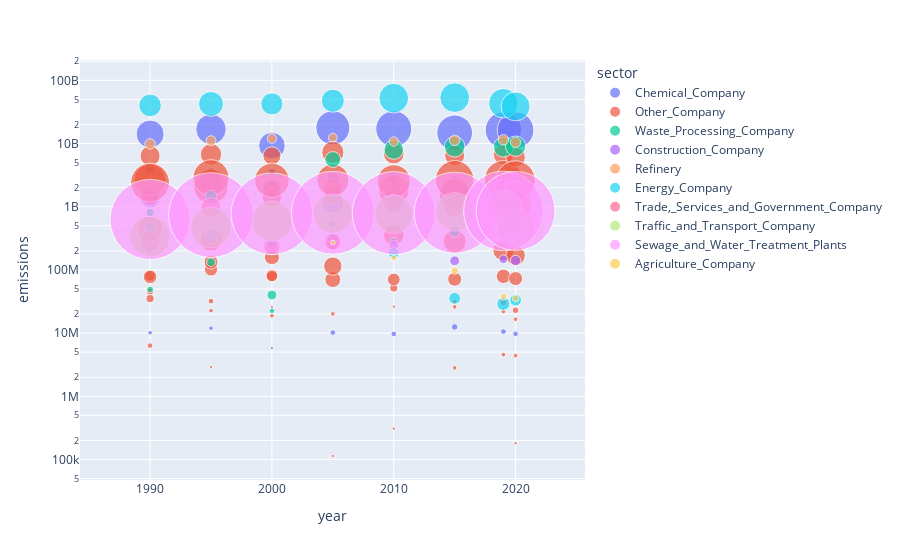

The notebook cell saved with this chart:
### Code cell
pollutionPerYearPerSubsector['sector'] = pollutionPerYearPerSubsector['sector'].str.replace('http://www.example.org/', '')
pollutionPerYearPerSubsector['subsector'] = pollutionPerYearPerSubsector['subsector'].str.replace('http://www.example.org/', '')

px.scatter(pollutionPerYearPerSubsector, x="year", y="emissions",
	         size="companies", color="sector",
                 hover_name="subsector", log_y=True,size_max=60)

### Figure 1 — Plotly figure (JSON) as saved in the notebook; plotly's stock layout.template omitted (floating-point values rounded to 4 significant figures)
{"data": [{"hovertemplate": "<b>%{hovertext}</b><br><br>sector=Chemical_Company<br>year=%{x}<br>emissions=%{y}<br>companies=%{marker.size}<extra></extra>", "hovertext": ["Pesticide_Company", "Fertilizer_Company", "Miscellaneous_Chemical_Company", "Basic_Products_Chemical_Company", "Pesticide_Company", "Fertilizer_Company", "Miscellaneous_Chemical_Company", "Basic_Products_Chemical_Company", "Pesticide_Company", "Fertilizer_Company", "Miscellaneous_Chemical_Company", "Basic_Products_Chemical_Company", "Pesticide_Company", "Fertilizer_Company", "Miscellaneous_Chemical_Company", "Basic_Products_Chemical_Company", "Pesticide_Company", "Fertilizer_Company", "Miscellaneous_Chemical_Company", "Basic_Products_Chemical_Company", "Pesticide_Company", "Fertilizer_Company", "Miscellaneous_Chemical_Company", "Basic_Products_Chemical_Company", "Pesticide_Company", "Fertilizer_Company", "Miscellaneous_Chemical_Company", "Basic_Products_Chemical_Company", "Pesticide_Company", "Fertilizer_Company", "Miscellaneous_Chemical_Company", "Basic_Products_Chemical_Company"], "legendgroup": "Chemical_Company", "marker": {"color": "#636efa", "size": [2, 7, 37, 72, 2, 8, 44, 85, 1, 5, 33, 65, 3, 12, 43, 106, 3, 16, 41, 119, 4, 10, 56, 117, 3, 14, 53, 122, 3, 14, 59, 123], "sizemode": "area", "sizeref": 0.1833, "symbol": "circle"}, "mode": "markers", "name": "Chemical_Company", "orientation": "h", "showlegend": true, "type": "scatter", "x": [1990, 1990, 1990, 1990, 1995, 1995, 1995, 1995, 2000, 2000, 2000, 2000, 2005, 2005, 2005, 2005, 2010, 2010, 2010, 2010, 2015, 2015, 2015, 2015, 2019, 2019, 2019, 2019, 2020, 2020, 2020, 2020], "xaxis": "x", "y": [10141829, 3908000000.0, 1392613310, 14141106392, 11971754, 3506000000.0, 2437000000.0, 16820000000.0, 5827000.0, 3550000000.0, 1958315109, 9249000000.0, 10200000.0, 2855000000.0, 1188000000.0, 17730000000.0, 9717582, 2907000000.0, 1169000000.0, 17100000000.0, 12540000.0, 2605004371, 1775000000.0, 14740000000.0, 10568661, 2275000000.0, 1926000000.0, 16340000000.0, 9748730, 3192560169, 1850000000.0, 16280000000.0], "yaxis": "y"}, {"hovertemplate": "<b>%{hovertext}</b><br><br>sector=Other_Company<br>year=%{x}<br>emissions=%{y}<br>companies=%{marker.size}<extra></extra>", "hovertext": ["Leather_Company", "Graphical_Company", "Woodworking_Company", "Textile_and_Carpet_Company", "Rubber_and_Plastic_Processing_Company", "Paper_Company", "Base_Metal_Company", "Metal_Electro_Company", "Food_and_Stimulant_Company", "Construction_Material_Company", "Leather_Company", "Woodworking_Company", "Graphical_Company", "Rubber_and_Plastic_Processing_Company", "Textile_and_Carpet_Company", "Paper_Company", "Base_Metal_Company", "Metal_Electro_Company", "Construction_Material_Company", "Food_and_Stimulant_Company", "Graphical_Company", "Woodworking_Company", "Textile_and_Carpet_Company", "Rubber_and_Plastic_Processing_Company", "Metal_Electro_Company", "Paper_Company", "Base_Metal_Company", "Construction_Material_Company", "Food_and_Stimulant_Company", "Leather_Company", "Graphical_Company", "Metal_Electro_Company", "Textile_and_Carpet_Company", "Construction_Material_Company", "Rubber_and_Plastic_Processing_Company", "Paper_Company", "Base_Metal_Company", "Food_and_Stimulant_Company", "Woodworking_Company", "Graphical_Company", "Textile_and_Carpet_Company", "Rubber_and_Plastic_Processing_Company", "Paper_Company", "Metal_Electro_Company", "Base_Metal_Company", "Construction_Material_Company", "Food_and_Stimulant_Company", "Woodworking_Company", "Graphical_Company", "Textile_and_Carpet_Company", "Rubber_and_Plastic_Processing_Company", "Paper_Company", "Base_Metal_Company", "Metal_Electro_Company", "Construction_Material_Company", "Food_and_Stimulant_Company", "Woodworking_Company", "Graphical_Company", "Textile_and_Carpet_Company", "Rubber_and_Plastic_Processing_Company", "Paper_Company", "Base_Metal_Company", "Metal_Electro_Company", "Construction_Material_Company", "Food_and_Stimulant_Company", "Leather_Company", "Woodworking_Company", "Graphical_Company", "Textile_and_Carpet_Company", "Rubber_and_Plastic_Processing_Company", "Paper_Company", "Metal_Electro_Company", "Base_Metal_Company", "Construction_Material_Company", "Food_and_Stimulant_Company"], "legendgroup": "Other_Company", "marker": {"color": "#EF553B", "size": [3, 5, 6, 10, 17, 25, 37, 60, 93, 138, 1, 2, 3, 16, 18, 22, 42, 45, 109, 119, 1, 2, 11, 13, 21, 26, 30, 34, 109, 1, 2, 15, 23, 28, 31, 31, 45, 95, 1, 1, 6, 15, 27, 39, 39, 85, 101, 2, 2, 2, 18, 30, 37, 49, 89, 135, 2, 2, 4, 19, 31, 37, 41, 88, 132, 1, 2, 2, 4, 18, 30, 35, 35, 86, 142], "sizemode": "area", "sizeref": 0.1833, "symbol": "circle"}, "mode": "markers", "name": "Other_Company", "orientation": "h", "showlegend": true, "type": "scatter", "x": [1990, 1990, 1990, 1990, 1990, 1990, 1990, 1990, 1990, 1990, 1995, 1995, 1995, 1995, 1995, 1995, 1995, 1995, 1995, 1995, 2000, 2000, 2000, 2000, 2000, 2000, 2000, 2000, 2000, 2005, 2005, 2005, 2005, 2005, 2005, 2005, 2005, 2005, 2010, 2010, 2010, 2010, 2010, 2010, 2010, 2010, 2010, 2015, 2015, 2015, 2015, 2015, 2015, 2015, 2015, 2015, 2019, 2019, 2019, 2019, 2019, 2019, 2019, 2019, 2019, 2020, 2020, 2020, 2020, 2020, 2020, 2020, 2020, 2020, 2020], "xaxis": "x", "y": [6340816, 45654691, 35201279, 80612169, 77630511, 1409067591, 6379399584, 452109225, 2687040554, 2406539886, 2921000.0, 22683500, 32076397, 101700000.0, 133400000.0, 1668000000.0, 6732000000.0, 298900000.0, 2095000000.0, 2875000000.0, 25920000, 18787500, 78440000.0, 81125600, 159600000.0, 1963879999, 6390943237, 1400148643, 2609426450, 113609, 20170000.0, 270800000.0, 70240000.0, 1514000000.0, 115000000.0, 1976000000.0, 7265000000.0, 2637000000.0, 308000, 26250000.0, 51890000.0, 70510000.0, 1625000000.0, 358900000.0, 6913000000.0, 1827000000.0, 2527000000.0, 2822927, 26004110, 31675590, 71400000.0, 1233000000.0, 6492000000.0, 282300000.0, 1593000000.0, 2673000000.0, 4566420, 22027947, 30787330, 79220000.0, 1213000000.0, 6672000000.0, 203900000.0, 1126000000.0, 2693000000.0, 181602, 4400295, 16592621, 22960604, 72960000.0, 1173000000.0, 168400000.0, 6071000000.0, 1036000000.0, 2603000000.0], "yaxis": "y"}, {"hovertemplate": "<b>%{hovertext}</b><br><br>sector=Waste_Processing_Company<br>year=%{x}<br>emissions=%{y}<br>companies=%{marker.size}<extra></extra>", "hovertext": ["Miscellaneous_Waste_Company", "Waste_Incineration_Plant", "Miscellaneous_Waste_Company", "Waste_Incineration_Plant", "Miscellaneous_Waste_Company", "Waste_Incineration_Plant", "Miscellaneous_Waste_Company", "Waste_Incineration_Plant", "Miscellaneous_Waste_Company", "Waste_Incineration_Plant", "Miscellaneous_Waste_Company", "Waste_Incineration_Plant", "Miscellaneous_Waste_Company", "Waste_Incineration_Plant", "Miscellaneous_Waste_Company", "Waste_Incineration_Plant"], "legendgroup": "Waste_Processing_Company", "marker": {"color": "#00cc96", "size": [4, 6, 7, 13, 3, 9, 5, 23, 5, 35, 10, 39, 12, 37, 10, 38], "sizemode": "area", "sizeref": 0.1833, "symbol": "circle"}, "mode": "markers", "name": "Waste_Processing_Company", "orientation": "h", "showlegend": true, "type": "scatter", "x": [1990, 1990, 1995, 1995, 2000, 2000, 2005, 2005, 2010, 2010, 2015, 2015, 2019, 2019, 2020, 2020], "xaxis": "x", "y": [49206634, 810308707, 132300000.0, 1466000000.0, 22571600, 40040000.0, 535197736, 5585000000.0, 287300000.0, 8033000000.0, 396100000.0, 8901000000.0, 408200000.0, 8786000000.0, 500900000.0, 9090000000.0], "yaxis": "y"}, {"hovertemplate": "<b>%{hovertext}</b><br><br>sector=Construction_Company<br>year=%{x}<br>emissions=%{y}<br>companies=%{marker.size}<extra></extra>", "hovertext": ["Miscellaneous_Construction_Company", "Miscellaneous_Construction_Company", "Miscellaneous_Construction_Company", "Miscellaneous_Construction_Company", "Miscellaneous_Construction_Company", "Miscellaneous_Construction_Company", "Miscellaneous_Construction_Company", "Miscellaneous_Construction_Company"], "legendgroup": "Construction_Company", "marker": {"color": "#ab63fa", "size": [9, 13, 9, 9, 8, 9, 7, 10], "sizemode": "area", "sizeref": 0.1833, "symbol": "circle"}, "mode": "markers", "name": "Construction_Company", "orientation": "h", "showlegend": true, "type": "scatter", "x": [1990, 1995, 2000, 2005, 2010, 2015, 2019, 2020], "xaxis": "x", "y": [220637402, 323400000.0, 252470626, 250200000.0, 246400000.0, 139400000.0, 147700000.0, 140800000.0], "yaxis": "y"}, {"hovertemplate": "<b>%{hovertext}</b><br><br>sector=Refinery<br>year=%{x}<br>emissions=%{y}<br>companies=%{marker.size}<extra></extra>", "hovertext": ["Refining_and_Processing_Company", "Refining_and_Processing_Company", "Refining_and_Processing_Company", "Refining_and_Processing_Company", "Refining_and_Processing_Company", "Refining_and_Processing_Company", "Refining_and_Processing_Company", "Refining_and_Processing_Company"], "legendgroup": "Refinery", "marker": {"color": "#FFA15A", "size": [10, 9, 8, 7, 8, 10, 10, 10], "sizemode": "area", "sizeref": 0.1833, "symbol": "circle"}, "mode": "markers", "name": "Refinery", "orientation": "h", "showlegend": true, "type": "scatter", "x": [1990, 1995, 2000, 2005, 2010, 2015, 2019, 2020], "xaxis": "x", "y": [9871106095, 11110000000.0, 11980000000.0, 12410000000.0, 10740000000.0, 11255541797, 11470000000.0, 10440000000.0], "yaxis": "y"}, {"hovertemplate": "<b>%{hovertext}</b><br><br>sector=Energy_Company<br>year=%{x}<br>emissions=%{y}<br>companies=%{marker.size}<extra></extra>", "hovertext": ["Oil_and_Gas_Extraction_Company", "Electric_Generation_Company", "Oil_and_Gas_Extraction_Company", "Electric_Generation_Company", "Oil_and_Gas_Extraction_Company", "Electric_Generation_Company", "Oil_and_Gas_Extraction_Company", "Electric_Generation_Company", "Oil_and_Gas_Extraction_Company", "Electric_Generation_Company", "Oil_and_Gas_Extraction_Company", "Electric_Generation_Company", "Oil_and_Gas_Extraction_Company", "Electric_Generation_Company", "Oil_and_Gas_Extraction_Company", "Electric_Generation_Company"], "legendgroup": "Energy_Company", "marker": {"color": "#19d3f3", "size": [12, 47, 10, 57, 6, 45, 11, 49, 11, 81, 13, 81, 16, 80, 13, 77], "sizemode": "area", "sizeref": 0.1833, "symbol": "circle"}, "mode": "markers", "name": "Energy_Company", "orientation": "h", "showlegend": true, "type": "scatter", "x": [1990, 1990, 1995, 1995, 2000, 2000, 2005, 2005, 2010, 2010, 2015, 2015, 2019, 2019, 2020, 2020], "xaxis": "x", "y": [465285031, 40131385328, 358700000.0, 42350000000.0, 257603000, 42387729600, 310262801, 47590000000.0, 184800000.0, 52230000000.0, 35560000.0, 53280000000.0, 29070000.0, 43460000000.0, 33270000.0, 38700000000.0], "yaxis": "y"}, {"hovertemplate": "<b>%{hovertext}</b><br><br>sector=Trade,_Services_and_Government_Company<br>year=%{x}<br>emissions=%{y}<br>companies=%{marker.size}<extra></extra>", "hovertext": ["Energy_Use_and_Processes_Trade_Services_and_Government_Company", "Energy_Use_and_Processes_Trade_Services_and_Government_Company", "Energy_Use_and_Processes_Trade_Services_and_Government_Company", "Energy_Use_and_Processes_Trade_Services_and_Government_Company", "Energy_Use_and_Processes_Trade_Services_and_Government_Company", "Energy_Use_and_Processes_Trade_Services_and_Government_Company", "Energy_Use_and_Processes_Trade_Services_and_Government_Company", "Energy_Use_and_Processes_Trade_Services_and_Government_Company"], "legendgroup": "Trade,_Services_and_Government_Company", "marker": {"color": "#FF6692", "size": [37, 37, 25, 25, 26, 41, 35, 43], "sizemode": "area", "sizeref": 0.1833, "symbol": "circle"}, "mode": "markers", "name": "Trade,_Services_and_Government_Company", "orientation": "h", "showlegend": true, "type": "scatter", "x": [1990, 1995, 2000, 2005, 2010, 2015, 2019, 2020], "xaxis": "x", "y": [285905691, 960100000.0, 234317580, 278700000.0, 1151000000.0, 1015000000.0, 1915000000.0, 1726000000.0], "yaxis": "y"}, {"hovertemplate": "<b>%{hovertext}</b><br><br>sector=Traffic_and_Transport_Company<br>year=%{x}<br>emissions=%{y}<br>companies=%{marker.size}<extra></extra>", "hovertext": ["Aviation_Company", "Aviation_Company", "Aviation_Company", "Aviation_Company", "Aviation_Company", "Aviation_Company", "Aviation_Company", "Aviation_Company"], "legendgroup": "Traffic_and_Transport_Company", "marker": {"color": "#B6E880", "size": [151, 151, 151, 143, 135, 135, 135, 135], "sizemode": "area", "sizeref": 0.1833, "symbol": "circle"}, "mode": "markers", "name": "Traffic_and_Transport_Company", "orientation": "h", "showlegend": true, "type": "scatter", "x": [1990, 1995, 2000, 2005, 2010, 2015, 2019, 2020], "xaxis": "x", "y": [335900000.0, 467800000.0, 594100000.0, 777000000.0, 757800000.0, 827700000.0, 915400000.0, 464400000.0], "yaxis": "y"}, {"hovertemplate": "<b>%{hovertext}</b><br><br>sector=Sewage_and_Water_Treatment_Plants<br>year=%{x}<br>emissions=%{y}<br>companies=%{marker.size}<extra></extra>", "hovertext": ["Energy_Use_and_Processes_Sewage_and_Water_Treatment_Plants", "Energy_Use_and_Processes_Sewage_and_Water_Treatment_Plants", "Energy_Use_and_Processes_Sewage_and_Water_Treatment_Plants", "Energy_Use_and_Processes_Sewage_and_Water_Treatment_Plants", "Energy_Use_and_Processes_Sewage_and_Water_Treatment_Plants", "Energy_Use_and_Processes_Sewage_and_Water_Treatment_Plants", "Energy_Use_and_Processes_Sewage_and_Water_Treatment_Plants", "Energy_Use_and_Processes_Sewage_and_Water_Treatment_Plants"], "legendgroup": "Sewage_and_Water_Treatment_Plants", "marker": {"color": "#FF97FF", "size": [590, 660, 612, 631, 634, 603, 580, 572], "sizemode": "area", "sizeref": 0.1833, "symbol": "circle"}, "mode": "markers", "name": "Sewage_and_Water_Treatment_Plants", "orientation": "h", "showlegend": true, "type": "scatter", "x": [1990, 1995, 2000, 2005, 2010, 2015, 2019, 2020], "xaxis": "x", "y": [628000000.0, 737400000.0, 772300000.0, 801300000.0, 791400000.0, 803500000.0, 858000000.0, 857700000.0], "yaxis": "y"}, {"hovertemplate": "<b>%{hovertext}</b><br><br>sector=Agriculture_Company<br>year=%{x}<br>emissions=%{y}<br>companies=%{marker.size}<extra></extra>", "hovertext": ["Farm", "Farm", "Farm", "Farm", "Farm"], "legendgroup": "Agriculture_Company", "marker": {"color": "#FECB52", "size": [2, 3, 5, 4, 4], "sizemode": "area", "sizeref": 0.1833, "symbol": "circle"}, "mode": "markers", "name": "Agriculture_Company", "orientation": "h", "showlegend": true, "type": "scatter", "x": [2005, 2010, 2015, 2019, 2020], "xaxis": "x", "y": [270700000.0, 153645275, 97287506, 37730000.0, 35517332], "yaxis": "y"}], "layout": {"legend": {"itemsizing": "constant", "title": {"text": "sector"}, "tracegroupgap": 0}, "margin": {"t": 60}, "xaxis": {"anchor": "y", "domain": [0, 1], "title": {"text": "year"}}, "yaxis": {"anchor": "x", "domain": [0, 1], "title": {"text": "emissions"}, "type": "log"}}}
